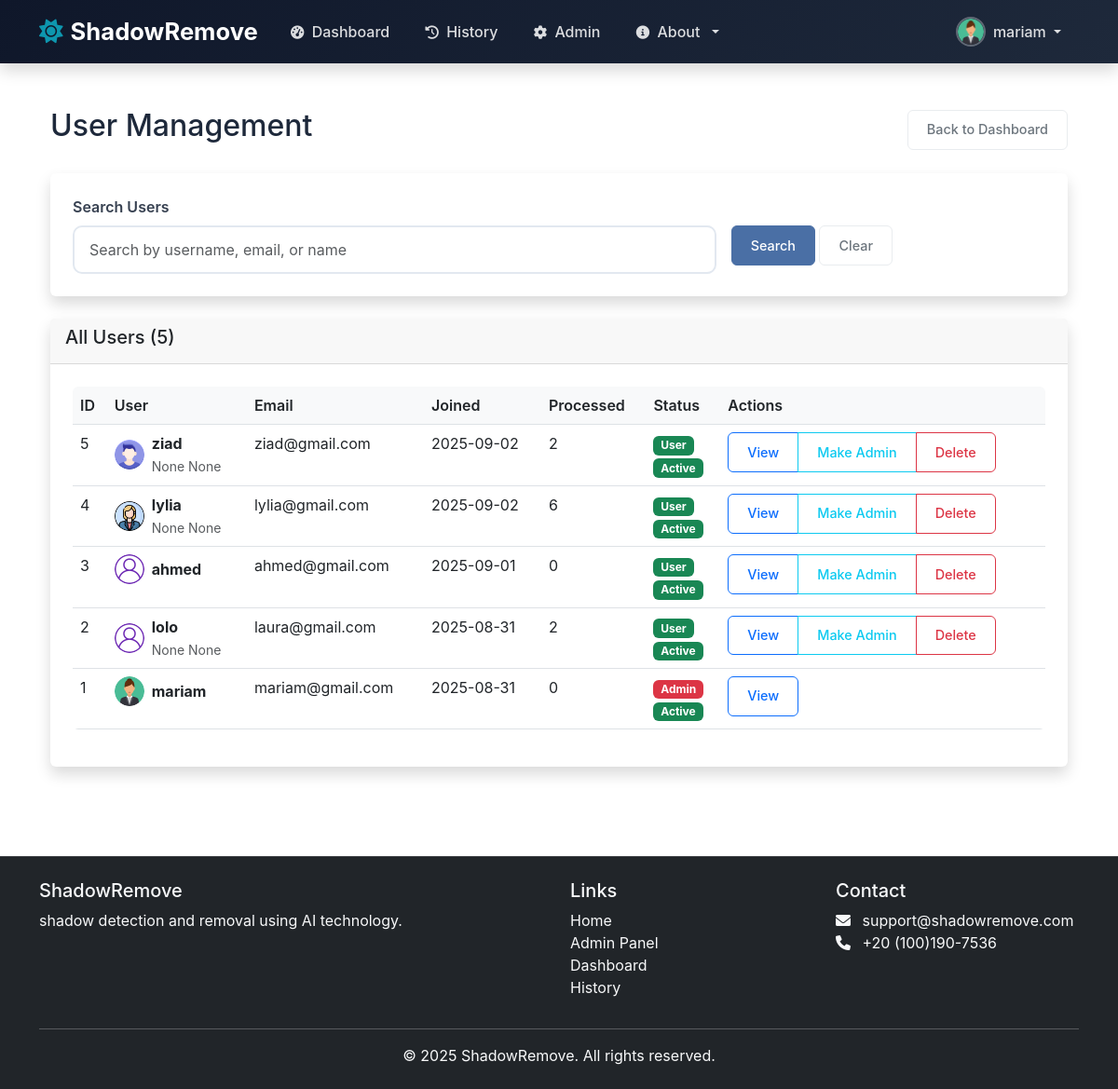
The app's page /admin/users (signed in) with its own data.
### models.py (models this page shows, shortened)
class User(UserMixin, db.Model):
    id = db.Column(db.Integer, primary_key=True)
    username = db.Column(db.String(80), unique=True, nullable=False)
    email = db.Column(db.String(120), unique=True, nullable=False)
    password_hash = db.Column(db.String(128))
    first_name = db.Column(db.String(80), nullable=True)
    last_name = db.Column(db.String(80), nullable=True)
    bio = db.Column(db.Text, nullable=True)
    avatar = db.Column(db.String(120), default='default-avatar.png')
    created_at = db.Column(db.DateTime, default=datetime.utcnow)
    updated_at = db.Column(db.DateTime, default=datetime.utcnow, onupdate=datetime.utcnow)
    is_admin = db.Column(db.Boolean, default=False)
    is_active = db.Column(db.Boolean, default=True)

### admin_route.py (the view)
@admin_required
def admin_users():
    search_query = request.args.get('search', '')
    page = request.args.get('page', 1, type=int)
    per_page = 20
    if search_query:
        users = User.query.filter(
            (User.username.ilike(f'%{search_query}%')) |
            (User.email.ilike(f'%{search_query}%')) |
            (User.first_name.ilike(f'%{search_query}%')) |
            (User.last_name.ilike(f'%{search_query}%'))
        ).order_by(User.created_at.desc())
    else:
        users = User.query.order_by(User.created_at.desc())
    users = users.paginate(page=page, per_page=per_page, error_out=False)
    return render_template('admin/users.html', users=users, search_query=search_query)

### admin_route.py (called while the page is built)
def admin_required(f):
    @wraps(f)
    def decorated_function(*args, **kwargs):
        if not current_user.is_authenticated or not current_user.is_admin:
            abort(403)
        return f(*args, **kwargs)
    return decorated_function

### app.py (called while the page is built)
@login_manager.user_loader
def load_user(user_id):
    return User.query.get(int(user_id))

### templates/admin/users.html (shortened to what this page needs)
{% extends "base.html" %}
{% block content %}
<div class="container-fluid py-4">
    <div class="d-flex justify-content-between align-items-center mb-4">
        <h1 class="h2">User Management</h1>
        <a href="{{ url_for('admin_dashboard') }}" class="btn btn-outline-secondary">Back to Dashboard</a>
    </div>
    <div class="card mb-4">
        <div class="card-body">
            <form method="GET" class="row g-3">
                <div class="col-md-8">
                    <label for="search" class="form-label">Search Users</label>
                    <input type="text" class="form-control" id="search" name="search"
                           value="{{ search_query }}" placeholder="Search by username, email, or name">
                </div>
                <div class="col-md-4">
                    <label class="form-label">&nbsp;</label>
                    <div>
                        <button type="submit" class="btn btn-primary">Search</button>
                        <a href="{{ url_for('admin_users') }}" class="btn btn-outline-secondary">Clear</a>
                    </div>
                </div>
            </form>
        </div>
    </div>
    <div class="card">
        <div class="card-header">
            <h5 class="card-title">All Users ({{ users.total }})</h5>
        </div>
        <div class="card-body">
            <div class="table-responsive">
                <table class="table table-hover">
                    <thead>
                        <tr>
                            <th>ID</th>
                            <th>User</th>
                            <th>Email</th>
                            <th>Joined</th>
                            <th>Processed</th>
                            <th>Status</th>
                            <th>Actions</th>
                        </tr>
                    </thead>
                    <tbody>
                        {% for user in users.items %}
                        <tr>
                            <td>{{ user.id }}</td>
                            <td>
                                <div class="d-flex align-items-center">
                                    {% if user.avatar and user.avatar != 'default-avatar.png' %}
                                        <img src="{{ url_for('static', filename='uploads/avatars/' + user.avatar) }}"
                                             class="rounded-circle me-2" width="32" height="32" alt="{{ user.username }}">
                                    {% else %}
                                        <img src="{{ url_for('static', filename='images/default-avatar.png') }}"
                                             class="rounded-circle me-2" width="32" height="32" alt="Default Avatar">
                                    {% endif %}
                                    <div>
                                        <strong>{{ user.username }}</strong>
                                        <br>
                                        <small class="text-muted">{{ user.first_name }} {{ user.last_name }}</small>
                                    </div>
                                </div>
                            </td>
                            <td>{{ user.email }}</td>
                            <td>{{ user.created_at.strftime('%Y-%m-%d') }}</td>
                            <td>{{ user.processed_images | length }}</td>
                            <td>
                                {% if user.is_admin %}
                                    <span class="badge bg-danger">Admin</span>
                                {% else %}
                                    <span class="badge bg-success">User</span>
                                {% endif %}
                                <br>
                                <small>
                                    {% if user.is_active %}
                                        <span class="badge bg-success">Active</span>
                                    {% else %}
                                        <span class="badge bg-secondary">Inactive</span>
                                    {% endif %}
                                </small>
                            </td>
                            <td>
                                <div class="btn-group">
                                    <a href="{{ url_for('admin_user_detail', user_id=user.id) }}" class="btn btn-sm btn-outline-primary">View</a>
                                    {% if not user.is_admin %}
                                        <button type="button" class="btn btn-sm btn-outline-info"
                                                data-bs-toggle="modal" data-bs-target="#makeAdminModal{{ user.id }}">
                                            Make Admin
                                        </button>
                                    {% endif %}
                                    {% if not user.is_admin %}
                                        <button type="button" class="btn btn-sm btn-outline-danger"
                                                data-bs-toggle="modal" data-bs-target="#deleteUserModal{{ user.id }}">
                                            Delete
                                        </button>
                                    {% endif %}
                                </div>
                            </td>
                        </tr>
                        {% endfor %}
                    </tbody>
                </table>
            </div>
        </div>
    </div>
</div>
{% endblock %}

### templates/base.html (shortened to what this page needs)
<!DOCTYPE html>
<html lang="en">
<head>
    <link href="https://cdn.jsdelivr.net/npm/bootstrap@5.3.0/dist/css/bootstrap.min.css" rel="stylesheet">
    <link href="https://cdnjs.cloudflare.com/ajax/libs/font-awesome/6.0.0/css/all.min.css" rel="stylesheet">
    <link href="{{ url_for('static', filename='css/profile.css') }}" rel="stylesheet">
    <link rel="stylesheet" href="{{ url_for('static', filename='css/style.css') }}">
    <link rel="stylesheet" href="{{ url_for('static', filename='css/authentication.css') }}">
</head>
<body>
    <nav class="navbar navbar-expand-lg navbar-dark bg-dark fixed-top shadow">
        <div class="container">
            <a class="navbar-brand d-flex align-items-center" href="{{ url_for('index') }}">
                <i class="fas fa-sun me-2"></i>
                <span class="fw-bold">ShadowRemove</span>
            </a>
            <div class="collapse navbar-collapse" id="navbarNav">
                <ul class="navbar-nav me-auto">
                    <li class="nav-item">
                        <a class="nav-link" href="{{ url_for('dashboard') }}">
                            <i class="fas fa-tachometer-alt me-1"></i> Dashboard
                        </a>
                    </li>
                    <li class="nav-item">
                        <a class="nav-link" href="{{ url_for('history') }}">
                            <i class="fas fa-history me-1"></i> History
                        </a>
                    </li>
                    {% if current_user.is_authenticated and current_user.is_admin %}
                    <li class="nav-item">
                        <a class="nav-link" href="{{ url_for('admin_dashboard') }}">
                            <i class="fas fa-cog me-1"></i> Admin
                        </a>
                    </li>
                    {% endif %}
                    <li class="nav-item dropdown">
                        <a class="nav-link dropdown-toggle" href="#" id="navbarDropdown" role="button" data-bs-toggle="dropdown">
                            <i class="fas fa-info-circle me-1"></i> About
                        </a>
                    </li>
                </ul>
                <ul class="navbar-nav ms-auto">
                    {% if current_user.is_authenticated %}
                    <li class="nav-item dropdown">
                        <a class="nav-link dropdown-toggle d-flex align-items-center" href="#" id="userDropdown" role="button" data-bs-toggle="dropdown">
                            {% if current_user.avatar and current_user.avatar != 'default-avatar.png' %}
                                <img src="{{ url_for('static', filename='uploads/avatars/' + current_user.avatar) }}" class="profile-picture me-2" alt="Profile Picture">
                            {% else %}
                                <img src="{{ url_for('static', filename='images/default-avatar.png') }}" class="profile-picture me-2" alt="Default Profile">
                            {% endif %}
                            <span>{{ current_user.username }}</span>
                        </a>
                    </li>
                    {% endif %}
                </ul>
            </div>
        </div>
    </nav>
    <div class="container mt-5 pt-4">
        {% block content %}{% endblock %}
    </div>
    <footer class="bg-dark text-light py-4 mt-5">
        <div class="container">
            <div class="row">
                <div class="col-md-6">
                    <h5>ShadowRemove</h5>
                    <p>shadow detection and removal using AI technology.</p>
                </div>
                <div class="col-md-3">
                    <h5>Links</h5>
                    <ul class="list-unstyled">
                        <li><a href="{{ url_for('index') }}" class="text-light">Home</a></li>
                        {% if current_user.is_authenticated and current_user.is_admin %}
                            <li><a class="dropdown-item" href="{{ url_for('admin_dashboard') }}">Admin Panel</a></li>
                        {% endif %}
                        <li><a href="{{ url_for('dashboard') }}" class="text-light">Dashboard</a></li>
                        <li><a href="{{ url_for('history') }}" class="text-light">History</a></li>
                    </ul>
                </div>
                <div class="col-md-3">
                    <h5>Contact</h5>
                    <ul class="list-unstyled">
                        <li><i class="fas fa-envelope me-2"></i> support@shadowremove.com</li>
                        <li><i class="fas fa-phone me-2"></i> +20 (100)190-7536</li>
                    </ul>
                </div>
            </div>
            <hr class="bg-light">
            <div class="text-center">
                <p class="mb-0">&copy; 2025 ShadowRemove. All rights reserved.</p>
            </div>
        </div>
    </footer>
</body>
</html>

### static/css/profile.css (style rules this page uses)
:root { --primary-color: #2c3e50; --secondary-color: #34495e; --accent-color: #3498db; --light-color: #f8f9fa; --dark-color: #2c3e50; --success-color: #27ae60; --warning-color: #f39c12; --danger-color: #e74c3c; --border-color: #e9ecef; --text-muted: #6c757d; --border-radius: 6px; --box-shadow: 0 2px 10px rgba(0, 0, 0, 0.05); --transition: all 0.2s ease; }
.card { border: 1px solid var(--border-color); border-radius: var(--border-radius); box-shadow: var(--box-shadow); margin-bottom: 1.5rem; }
.card-body { padding: 1.5rem; }
.form-control { border: 1px solid var(--border-color); border-radius: var(--border-radius); padding: 0.6rem 0.75rem; transition: var(--transition); font-size: 0.95rem; }
.btn { border-radius: var(--border-radius); padding: 0.6rem 1.25rem; font-weight: 600; transition: var(--transition); font-size: 0.9rem; }
.btn-primary { background-color: var(--primary-color); border-color: var(--primary-color); }
.btn-outline-secondary { border: 1px solid var(--border-color); color: var(--text-muted); }

### static/css/style.css (style rules this page uses)
.navbar-brand { font-size: 1.5rem; }
.navbar-nav .nav-link { font-weight: 500; transition: color 0.3s ease; }
body { padding-top: 20px; min-height: 100vh; display: flex; flex-direction: column; }
.container.mt-5.pt-4 { flex: 1; }
footer { margin-top: auto; }
footer a { text-decoration: none; transition: color 0.3s ease; }
.card { border: none; box-shadow: 0 0.5rem 1rem rgba(0, 0, 0, 0.15); transition: transform 0.3s ease, box-shadow 0.3s ease; }
.card-header { border-bottom: 1px solid rgba(0, 0, 0, 0.125); }
.btn { border-radius: 0.375rem; font-weight: 500; transition: all 0.3s ease; }
.form-control { border-radius: 0.375rem; border: 1px solid #ced4da; transition: border-color 0.3s ease, box-shadow 0.3s ease; }
.table { border-radius: 0.375rem; overflow: hidden; }
.table th { border-top: none; font-weight: 600; background-color: #f8f9fa; }
.badge { font-size: 0.75rem; padding: 0.35em 0.65em; }
:root { --primary-color: #4a6fa5; --secondary-color: #166088; --accent-color: #4cb1a7; --light-color: #f8f9fa; --dark-color: #343a40; --success-color: #28a745; --danger-color: #dc3545; }
.btn-primary { background-color: var(--primary-color); border-color: var(--primary-color); }
:root { --primary: #1a2d7a; --secondary: #1f113a; --dark: #1d2a3a; --light: #f8f9fa; --gray: #6c757d; }
body { font-family: 'Inter', sans-serif; color: var(--dark); overflow-x: hidden; }

### static/css/authentication.css (style rules this page uses)
.form-control { border: 2px solid #e2e8f0; border-radius: 10px; padding: 0.75rem 1rem; font-size: 1rem; transition: all 0.3s ease; }
.form-label { font-weight: 600; color: #374151; margin-bottom: 0.5rem; }

### templates/base.html (style rules this page uses)
:root { --primary: #0c255c; --primary-dark: #0c1f53; --secondary: #361969; --accent: #0e97af; --dark: #1e293b; --light: #f8fafc; --gray: #78889e; --gray-light: #dfe3e9; --white: #ffffff; --navbar-dark: #0f172a; }
body { font-family: 'Inter', sans-serif; color: var(--dark); background-color: var(--white); overflow-x: hidden; }
.navbar { background: linear-gradient(135deg, var(--navbar-dark) 0%, var(--dark) 100%) !important; box-shadow: 0 4px 18px rgba(0, 0, 0, 0.15); padding: 0.6rem 0; transition: all 0.3s ease; }
.navbar-brand { font-size: 1.6rem; font-weight: 700; color: var(--white) !important; }
.navbar-brand i { color: var(--accent); transition: all 0.3s ease; }
.navbar-nav .nav-link { font-weight: 500; transition: all 0.3s ease; color: rgba(255, 255, 255, 0.85) !important; padding: 0.5rem 1rem !important; margin: 0 0.2rem; border-radius: 6px; }
.navbar-nav .nav-link i { margin-right: 0.4rem; font-size: 0.9rem; }
.profile-picture { width: 32px; height: 32px; border-radius: 50%; object-fit: cover; border: 2px solid rgba(255, 255, 255, 0.3); transition: all 0.3s ease; }
.dropdown-toggle::after { margin-left: 0.5rem; }
footer { background: linear-gradient(135deg, var(--navbar-dark) 0%, var(--dark极) 100%) !important; border-top: 1px solid rgba(255, 255, 255, 0.1); }
footer a { text-decoration: none; transition: color 0.3s ease; }

### records on screen
User: avatar (picture), username "mariam", id "1", email "mariam@gmail.com", created_at "2025-08-31", processed_images|length "0", is_admin "Admin", is_active "Active"
User: id "5", avatar (picture), username "ziad", first_name "None", last_name "None", email "ziad@gmail.com", created_at "2025-09-02", processed_images|length "2", is_admin "User", is_active "Active"
User: id "4", avatar (picture), username "lylia", first_name "None", last_name "None", email "lylia@gmail.com", created_at "2025-09-02", processed_images|length "6", is_admin "User", is_active "Active"
User: id "3", username "ahmed", email "ahmed@gmail.com", created_at "2025-09-01", processed_images|length "0", is_admin "User", is_active "Active"
User: id "2", username "lolo", first_name "None", last_name "None", email "laura@gmail.com", created_at "2025-08-31", processed_images|length "2", is_admin "User", is_active "Active"

### other values on screen
{{ users.total }} "5"
